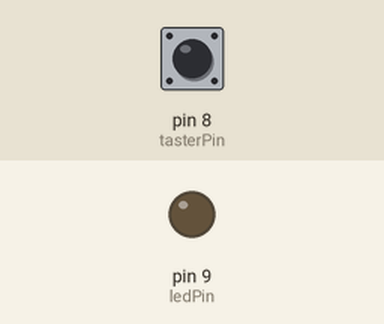
Recording of a sketch running on a simulated Arduino Uno, built with avr-gcc and run on an emulated ATmega328P. Parts: output pins drawn as LEDs (lit = HIGH). The inputs (shaded band) are chosen by the test bench; at power-on: pin 8 (tasterPin) LOW.

Above: at 1.2 s.
1.3 s: pin 8 (tasterPin) pulled HIGH for 0.15 s
At 1.37 s:
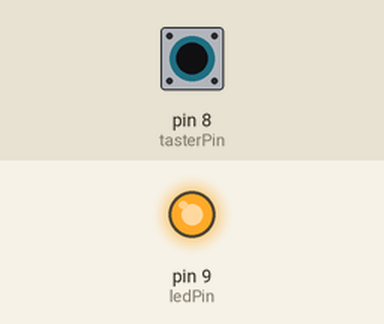
2.9 s: pin 8 (tasterPin) pulled HIGH for 3.2 s
At 6.7 s:
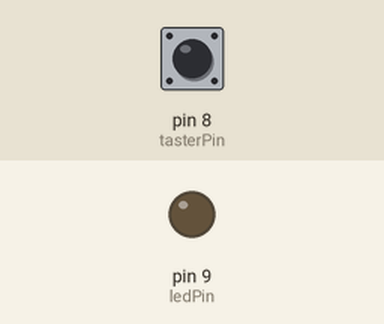
Timing chart, 0 to 8.2 s (numbered marks = the images above; inputs shaded):
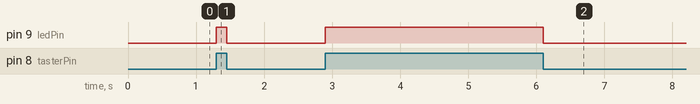

Measured:
- after the input at 1.3 s, pin 9 (ledPin): LOW → HIGH at once, → LOW 0.15 s later
- after the input at 2.9 s, pin 9 (ledPin): LOW → HIGH at once, → LOW 3.2 s later

The sketch:

tastenblinker.ino
```cpp
int tasterPin = 8;
int ledPin = 9;

void setup(){
  pinMode(ledPin,OUTPUT);
  pinMode(tasterPin,INPUT);
}

void loop(){
  if (digitalRead(tasterPin)==HIGH){
    digitalWrite(ledPin, HIGH);
  } else {
    digitalWrite(ledPin, LOW);
  }
}
```
